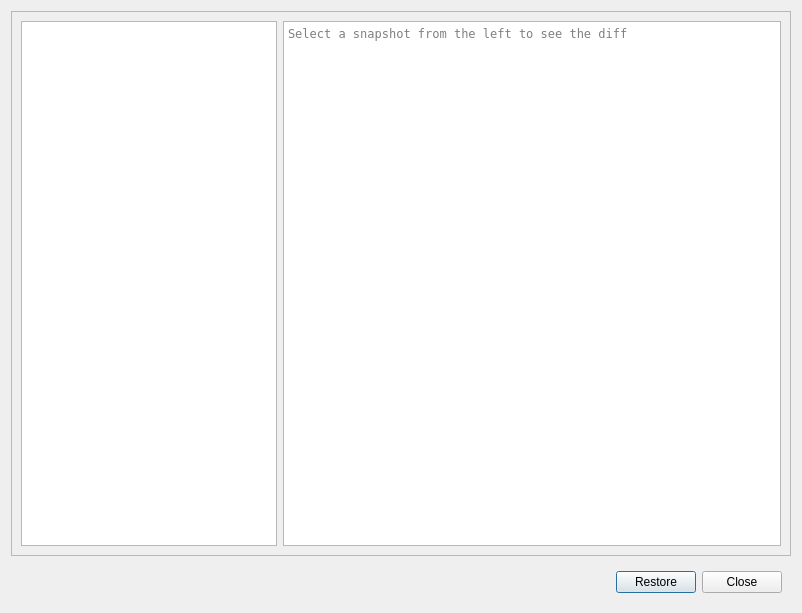
<?xml version="1.0" encoding="UTF-8"?>
<ui version="4.0">
 <class>DiffViewer</class>
 <widget class="QDialog" name="DiffViewer">
  <property name="geometry">
   <rect>
    <x>0</x>
    <y>0</y>
    <width>802</width>
    <height>613</height>
   </rect>
  </property>
  <property name="windowTitle">
   <string>Dialog</string>
  </property>
  <layout class="QVBoxLayout" name="verticalLayout">
   <item>
    <widget class="QScrollArea" name="scrollArea">
     <property name="widgetResizable">
      <bool>true</bool>
     </property>
     <widget class="QWidget" name="scrollAreaWidgetContents">
      <property name="geometry">
       <rect>
        <x>0</x>
        <y>0</y>
        <width>782</width>
        <height>544</height>
       </rect>
      </property>
      <layout class="QHBoxLayout" name="horizontalLayout_2">
       <item>
        <widget class="QTableWidget" name="tableWidget_snapshotList">
         <property name="sizePolicy">
          <sizepolicy hsizetype="Minimum" vsizetype="Expanding">
           <horstretch>0</horstretch>
           <verstretch>0</verstretch>
          </sizepolicy>
         </property>
         <property name="selectionMode">
          <enum>QAbstractItemView::SingleSelection</enum>
         </property>
         <property name="selectionBehavior">
          <enum>QAbstractItemView::SelectRows</enum>
         </property>
         <property name="showGrid">
          <bool>false</bool>
         </property>
         <property name="wordWrap">
          <bool>false</bool>
         </property>
         <property name="cornerButtonEnabled">
          <bool>false</bool>
         </property>
         <attribute name="horizontalHeaderVisible">
          <bool>false</bool>
         </attribute>
         <attribute name="horizontalHeaderStretchLastSection">
          <bool>true</bool>
         </attribute>
         <attribute name="verticalHeaderVisible">
          <bool>false</bool>
         </attribute>
        </widget>
       </item>
       <item>
        <widget class="QTextEdit" name="textEdit_diff">
         <property name="sizePolicy">
          <sizepolicy hsizetype="Expanding" vsizetype="Expanding">
           <horstretch>0</horstretch>
           <verstretch>0</verstretch>
          </sizepolicy>
         </property>
         <property name="font">
          <font>
           <family>Bitstream Vera Sans Mono</family>
          </font>
         </property>
         <property name="textInteractionFlags">
          <set>Qt::TextSelectableByKeyboard|Qt::TextSelectableByMouse</set>
         </property>
         <property name="placeholderText">
          <string>Select a snapshot from the left to see the diff</string>
         </property>
        </widget>
       </item>
      </layout>
     </widget>
    </widget>
   </item>
   <item>
    <widget class="QFrame" name="frame_2">
     <property name="frameShape">
      <enum>QFrame::NoFrame</enum>
     </property>
     <property name="frameShadow">
      <enum>QFrame::Raised</enum>
     </property>
     <layout class="QHBoxLayout" name="horizontalLayout">
      <item>
       <spacer name="horizontalSpacer">
        <property name="orientation">
         <enum>Qt::Horizontal</enum>
        </property>
        <property name="sizeHint" stdset="0">
         <size>
          <width>40</width>
          <height>20</height>
         </size>
        </property>
       </spacer>
      </item>
      <item>
       <widget class="QPushButton" name="pushButton_restore">
        <property name="text">
         <string>Restore</string>
        </property>
       </widget>
      </item>
      <item>
       <widget class="QPushButton" name="pushButton_close">
        <property name="text">
         <string>Close</string>
        </property>
       </widget>
      </item>
     </layout>
    </widget>
   </item>
  </layout>
 </widget>
 <resources/>
 <connections/>
</ui>
